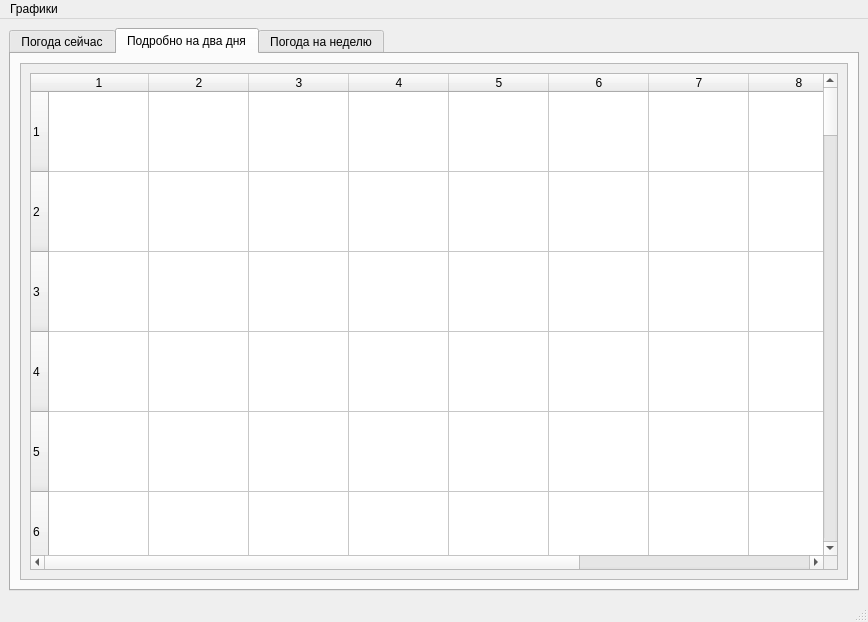
<?xml version="1.0" encoding="UTF-8"?>
<ui version="4.0">
 <class>MainWindow</class>
 <widget class="QMainWindow" name="MainWindow">
  <property name="geometry">
   <rect>
    <x>0</x>
    <y>0</y>
    <width>868</width>
    <height>622</height>
   </rect>
  </property>
  <property name="windowTitle">
   <string>Всё о погоде</string>
  </property>
  <property name="styleSheet">
   <string notr="true">font: italic 16pt &quot;Nimbus Roman [urw]&quot;;</string>
  </property>
  <widget class="QWidget" name="centralwidget">
   <layout class="QHBoxLayout" name="horizontalLayout">
    <item>
     <widget class="QTabWidget" name="tabWidget">
      <property name="styleSheet">
       <string notr="true">font: italic 16pt &quot;Nimbus Roman [urw]&quot;;</string>
      </property>
      <property name="currentIndex">
       <number>1</number>
      </property>
      <widget class="QWidget" name="tab_now">
       <attribute name="title">
        <string>Погода сейчас</string>
       </attribute>
       <layout class="QHBoxLayout" name="horizontalLayout_2">
        <item>
         <layout class="QVBoxLayout" name="verticalLayout">
          <item>
           <widget class="QLabel" name="label_title">
            <property name="maximumSize">
             <size>
              <width>16777215</width>
              <height>50</height>
             </size>
            </property>
            <property name="text">
             <string>TextLabel</string>
            </property>
            <property name="alignment">
             <set>Qt::AlignCenter</set>
            </property>
           </widget>
          </item>
          <item>
           <widget class="QLabel" name="label_weather">
            <property name="text">
             <string>TextLabel</string>
            </property>
            <property name="alignment">
             <set>Qt::AlignCenter</set>
            </property>
           </widget>
          </item>
         </layout>
        </item>
       </layout>
      </widget>
      <widget class="QWidget" name="tab_hourly">
       <attribute name="title">
        <string>Подробно на два дня</string>
       </attribute>
       <layout class="QHBoxLayout" name="horizontalLayout_3">
        <item>
         <layout class="QVBoxLayout" name="verticalLayout_2">
          <item>
           <widget class="QScrollArea" name="scrollArea">
            <property name="widgetResizable">
             <bool>true</bool>
            </property>
            <widget class="QWidget" name="scrollAreaWidgetContents">
             <property name="geometry">
              <rect>
               <x>0</x>
               <y>0</y>
               <width>824</width>
               <height>480</height>
              </rect>
             </property>
             <layout class="QHBoxLayout" name="horizontalLayout_4">
              <item>
               <widget class="QTableWidget" name="tableWidget_hourly">
                <property name="sizePolicy">
                 <sizepolicy hsizetype="Expanding" vsizetype="Expanding">
                  <horstretch>1</horstretch>
                  <verstretch>1</verstretch>
                 </sizepolicy>
                </property>
                <property name="sizeAdjustPolicy">
                 <enum>QAbstractScrollArea::AdjustToContents</enum>
                </property>
                <property name="textElideMode">
                 <enum>Qt::ElideNone</enum>
                </property>
                <property name="rowCount">
                 <number>48</number>
                </property>
                <property name="columnCount">
                 <number>10</number>
                </property>
                <attribute name="horizontalHeaderCascadingSectionResizes">
                 <bool>true</bool>
                </attribute>
                <attribute name="horizontalHeaderHighlightSections">
                 <bool>false</bool>
                </attribute>
                <attribute name="verticalHeaderCascadingSectionResizes">
                 <bool>true</bool>
                </attribute>
                <attribute name="verticalHeaderMinimumSectionSize">
                 <number>80</number>
                </attribute>
                <attribute name="verticalHeaderDefaultSectionSize">
                 <number>80</number>
                </attribute>
                <attribute name="verticalHeaderHighlightSections">
                 <bool>false</bool>
                </attribute>
                <attribute name="verticalHeaderShowSortIndicator" stdset="0">
                 <bool>false</bool>
                </attribute>
                <attribute name="verticalHeaderStretchLastSection">
                 <bool>false</bool>
                </attribute>
                <row/>
                <row/>
                <row/>
                <row/>
                <row/>
                <row/>
                <row/>
                <row/>
                <row/>
                <row/>
                <row/>
                <row/>
                <row/>
                <row/>
                <row/>
                <row/>
                <row/>
                <row/>
                <row/>
                <row/>
                <row/>
                <row/>
                <row/>
                <row/>
                <row/>
                <row/>
                <row/>
                <row/>
                <row/>
                <row/>
                <row/>
                <row/>
                <row/>
                <row/>
                <row/>
                <row/>
                <row/>
                <row/>
                <row/>
                <row/>
                <row/>
                <row/>
                <row/>
                <row/>
                <row/>
                <row/>
                <row/>
                <row/>
                <column/>
                <column/>
                <column/>
                <column/>
                <column/>
                <column/>
                <column/>
                <column/>
                <column/>
                <column/>
               </widget>
              </item>
             </layout>
            </widget>
           </widget>
          </item>
         </layout>
        </item>
       </layout>
      </widget>
      <widget class="QWidget" name="tab_3">
       <attribute name="title">
        <string>Погода на неделю</string>
       </attribute>
       <layout class="QHBoxLayout" name="horizontalLayout_6">
        <item>
         <layout class="QHBoxLayout" name="horizontalLayout_5">
          <item>
           <layout class="QGridLayout" name="gridLayout_4">
            <item row="0" column="0">
             <widget class="QLabel" name="label_25">
              <property name="text">
               <string>TextLabel</string>
              </property>
             </widget>
            </item>
            <item row="0" column="1">
             <widget class="QLabel" name="label_26">
              <property name="text">
               <string>TextLabel</string>
              </property>
             </widget>
            </item>
            <item row="1" column="0">
             <widget class="QLabel" name="label_27">
              <property name="text">
               <string>TextLabel</string>
              </property>
             </widget>
            </item>
            <item row="2" column="0">
             <widget class="QLabel" name="label_28">
              <property name="text">
               <string>TextLabel</string>
              </property>
             </widget>
            </item>
            <item row="3" column="0">
             <widget class="QLabel" name="label_29">
              <property name="text">
               <string>TextLabel</string>
              </property>
             </widget>
            </item>
            <item row="1" column="1">
             <widget class="QLabel" name="label_30">
              <property name="text">
               <string>TextLabel</string>
              </property>
             </widget>
            </item>
            <item row="2" column="1">
             <widget class="QLabel" name="label_31">
              <property name="text">
               <string>TextLabel</string>
              </property>
             </widget>
            </item>
            <item row="3" column="1">
             <widget class="QLabel" name="label_32">
              <property name="text">
               <string>TextLabel</string>
              </property>
             </widget>
            </item>
           </layout>
          </item>
          <item>
           <layout class="QGridLayout" name="gridLayout_6">
            <item row="0" column="0">
             <widget class="QLabel" name="label_33">
              <property name="text">
               <string>TextLabel</string>
              </property>
             </widget>
            </item>
            <item row="3" column="0">
             <widget class="QLabel" name="label_36">
              <property name="text">
               <string>TextLabel</string>
              </property>
             </widget>
            </item>
            <item row="2" column="0">
             <widget class="QLabel" name="label_35">
              <property name="text">
               <string>TextLabel</string>
              </property>
             </widget>
            </item>
            <item row="1" column="0">
             <widget class="QLabel" name="label_34">
              <property name="text">
               <string>TextLabel</string>
              </property>
             </widget>
            </item>
            <item row="0" column="1">
             <widget class="QLabel" name="label_37">
              <property name="text">
               <string>TextLabel</string>
              </property>
             </widget>
            </item>
            <item row="1" column="1">
             <widget class="QLabel" name="label_38">
              <property name="text">
               <string>TextLabel</string>
              </property>
             </widget>
            </item>
            <item row="2" column="1">
             <widget class="QLabel" name="label_39">
              <property name="text">
               <string>TextLabel</string>
              </property>
             </widget>
            </item>
            <item row="3" column="1">
             <widget class="QLabel" name="label_40">
              <property name="text">
               <string>TextLabel</string>
              </property>
             </widget>
            </item>
           </layout>
          </item>
          <item>
           <layout class="QGridLayout" name="gridLayout_7"/>
          </item>
          <item>
           <layout class="QGridLayout" name="gridLayout_8"/>
          </item>
          <item>
           <layout class="QGridLayout" name="gridLayout_9"/>
          </item>
          <item>
           <layout class="QGridLayout" name="gridLayout_11"/>
          </item>
          <item>
           <layout class="QGridLayout" name="gridLayout_10"/>
          </item>
          <item>
           <layout class="QGridLayout" name="gridLayout_5"/>
          </item>
         </layout>
        </item>
       </layout>
      </widget>
     </widget>
    </item>
   </layout>
  </widget>
  <widget class="QMenuBar" name="menubar">
   <property name="geometry">
    <rect>
     <x>0</x>
     <y>0</y>
     <width>868</width>
     <height>31</height>
    </rect>
   </property>
   <widget class="QMenu" name="menu">
    <property name="title">
     <string>Графики</string>
    </property>
    <addaction name="action_charts48hours"/>
    <addaction name="action_chartsWeek"/>
   </widget>
   <addaction name="menu"/>
  </widget>
  <widget class="QStatusBar" name="statusbar"/>
  <action name="action_charts48hours">
   <property name="checkable">
    <bool>true</bool>
   </property>
   <property name="text">
    <string>На двое суток</string>
   </property>
  </action>
  <action name="action_chartsWeek">
   <property name="checkable">
    <bool>true</bool>
   </property>
   <property name="text">
    <string>На неделю</string>
   </property>
  </action>
  <action name="action_uvi">
   <property name="checkable">
    <bool>true</bool>
   </property>
   <property name="text">
    <string>УФ</string>
   </property>
  </action>
  <action name="action_wind">
   <property name="checkable">
    <bool>true</bool>
   </property>
   <property name="text">
    <string>Ветер</string>
   </property>
  </action>
 </widget>
 <resources/>
 <connections/>
</ui>
